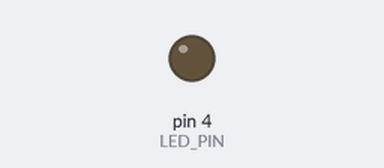
Bench run of a sketch on a simulated Arduino Uno, built with avr-gcc and run on an emulated ATmega328P. On the bench: output pins drawn as LEDs (lit = HIGH).

Above: at 0.3 s.
At 3.9 s:
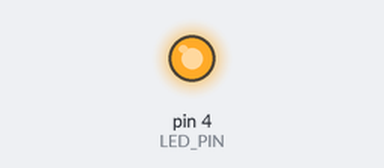
Timing chart, 0 to 6.0 s (numbered marks = the images above):
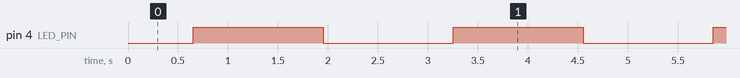

The sketch:

Guide_LED_Example_2.ino
```cpp
#define LED_PIN 4
void setup() {
  // put your setup code here, to run once:
  Serial.begin(9600);
  pinMode(LED_PIN, OUTPUT);
}

void loop() {
  // put your main code here, to run repeatedly:
  for(int i = 0; i < 256; i = i + 10) {
    analogWrite(LED_PIN, i);
    delay(50);
  }
  for(int i = 255; i>= 0 ;i = i - 10) {
    analogWrite(LED_PIN, i);
    delay(50);
  }
}
```

Measured:
- by itself, pin 4 (LED_PIN): alternates HIGH for 1.3 s and LOW for 1.3 s
